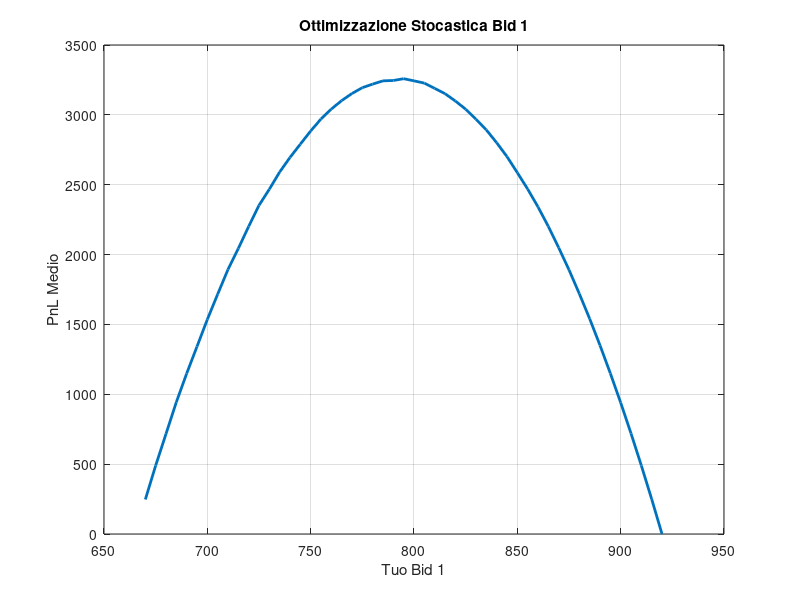

Write the MATLAB code that produced this figure.
clc
clear 
close all


% Round 3 manual. Counterparty reserve prices are uniform on 670..920 in steps of 5,
% the product resells at 920, and you submit two bids. The first trades against any
% reserve below it. The second trades against the reserves between the two bids, but
% is penalised by ((920-avgB2)/(920-B2))^3 if it falls under the field's average
% second bid. Below: B1 solved analytically, then the same thing by simulation.


%LOW BID (p uniforme tra 670 e 920 con 51 masse di probabilità, uno ogni 5)
n = 1; %n non è rilevante
pSingolaMassa = 1/51;
PnlMax=0;
p_cumulata=0;
i=670;
counter=1;

while i<=920
    p_cumulata=p_cumulata+pSingolaMassa;
    Pnl(counter,1) = n*p_cumulata * (920-i);
    if(Pnl(counter,1)>PnlMax)
        PnlMax=Pnl(counter,1);
        indice=i;
    end
    i=i+5;
    counter=counter+1;
end

%SIMULATION (p not fixed)
% Parametri base
sellPrice = 920;
reserveRange = 670:5:920; % I 51 possibili prezzi di riserva
Ncounterparties = 10000;            % Numero di simulazioni (più sono, più è preciso)
nGardeners = 51;         % Numero di venditori
pnlMedioPerBid = zeros(length(reserveRange), 1);
% Testiamo ogni possibile Bid 1
for i = 1:length(reserveRange)
    currentBid = reserveRange(i);
    pnlSimulati = zeros(Ncounterparties, 1);
    
    for s = 1:Ncounterparties
        % GENERATORE CASUALE: 
        % Estraiamo i prezzi di riserva per 51 venditori in questa simulazione
        reserves = reserveRange(randi(length(reserveRange), 1, nGardeners));
        
        % Quanti Gardeners accettano il mio bid?
        venditoriVinti = sum(currentBid >= reserves);
        
        % Calcolo PnL di questa simulazione
        pnlSimulati(s) = venditoriVinti * (sellPrice - currentBid);
    end
    
    % Facciamo la media di tutti i risultati per questo specifico Bid
    pnlMedioPerBid(i) = mean(pnlSimulati);
end
% Trova il massimo
[maxPnl, idx] = max(pnlMedioPerBid);
bestBid1 = reserveRange(idx);
fprintf('Miglior Bid 1 calcolato: %d\n', bestBid1);
fprintf('PnL Medio atteso: %.2f\n', maxPnl);
% Grafico della parabola
plot(reserveRange, pnlMedioPerBid, 'LineWidth', 2);
grid on; xlabel('Tuo Bid 1'); ylabel('PnL Medio');
title('Ottimizzazione Stocastica Bid 1');
